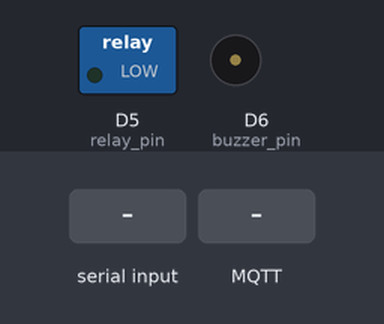
A sketch run on a simulated ESP8266 (Wemos D1 mini). On the bench: switched loads named in the sketch (green lamp = pin HIGH), buzzer (waves = sounding). The inputs (shaded band) are chosen by the test bench. WiFi joins after 1.5 s; servers stay silent unless stated; random numbers use the default seed unless the sketch sets one; no MQTT or app messages arrive unless stated; web services answer with replies made up by the test bench; what the sketch prints to the serial monitor is not drawn.

Above: at 2.7 s.
2.8 s: "5\n" received over the second serial link
At 4.74 s:
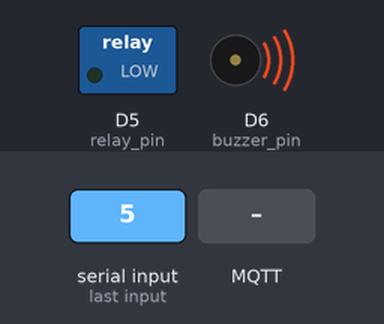
5.8 s: MQTT message "Remote" arrives on the first subscribed topic
At 9.1 s:
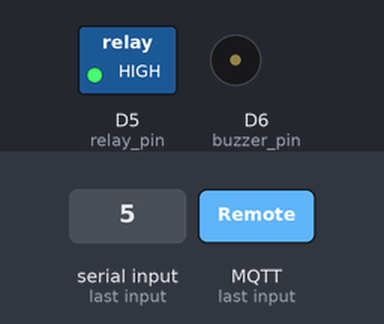
Timing chart, 0 to 13.8 s (numbered marks = the images above; inputs shaded):
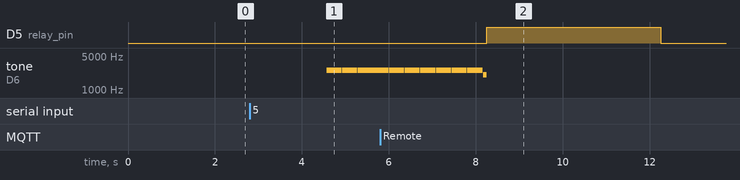

The sketch:

wemos.ino
```cpp
#include <ESP8266WiFi.h>
#include <PubSubClient.h>
#include <SoftwareSerial.h>

SoftwareSerial mySerial(D3, D4);  // RX, TX

const char* ssid = "Shiphuu";
const char* password = "211103sphu";
char receivedChar = '0';

//pin
int relay_pin = 14;   //D5
int buzzer_pin = 12;  //D6

//***Set server***
const char* mqttServer = "broker.hivemq.com";
int port = 1883;

WiFiClient wifiClient;
PubSubClient mqttClient(wifiClient);

const char* host = "maker.ifttt.com";
const char* request_sos = "/trigger/sos/with/key/dziiS-eaWT58pIL2qhbB4n";

void sendRequest() {
  WiFiClient client;
  while (!client.connect(host, 80)) {
    Serial.println("connection fail");
    delay(1000);
  }
  client.print(String("GET ") + request_sos + " HTTP/1.1\r\n"
               + "Host: " + host + "\r\n"
               + "Connection: close\r\n\r\n");
  delay(500);

  while (client.available()) {
    String line = client.readStringUntil('\r');
    Serial.print(line);
  }
}


// Connect Wifi
void wifiConnect() {
  WiFi.begin(ssid, password);
  // Waiting until the connection is successful
  while (WiFi.status() != WL_CONNECTED) {
    delay(500);
    Serial.print(".");
  }
  Serial.println("");
  Serial.println("Wifi Connected!");
  mySerial.print("Wifi");
}

// Connect  MQTT
void mqttConnect() {
  while (!mqttClient.connected()) {
    Serial.println("Attemping MQTT connection...");
    String clientId = "ESP8266Client-";
    clientId += String(random(0xffff), HEX);
    if (mqttClient.connect(clientId.c_str())) {
      Serial.println("Connected");
      //***Subscribe all topic you need***
      mqttClient.subscribe("04_Dynamic_pass");
      mqttClient.subscribe("04_login_remote");

      String pass = "1234";
      mqttClient.publish("04_admin_password", pass.c_str());
    } else {
      Serial.println("try again in 5 seconds");
      delay(5000);
    }
  }
}

//MQTT Receiver
void callback(char* topic, byte* message, unsigned int length) {
  Serial.println(topic);
  String strMsg;
  for (int i = 0; i < length; i++) {
    strMsg += (char)message[i];
  }
  if (strMsg == "Remote") {  // unlock by remote
    mySerial.print("Remote");
    soundCorrect(buzzer_pin);
    digitalWrite(relay_pin, HIGH);
    delay(4000);
    digitalWrite(relay_pin, LOW);
  } else {  // dynamic pass
    mySerial.print(strMsg);
    Serial.print(strMsg);
  }
}

void setup() {
  Serial.begin(115200);
  pinMode(relay_pin, OUTPUT);
  pinMode(buzzer_pin, OUTPUT);
  mySerial.begin(9600);
  // We start by connecting to a Wifi network
  Serial.println();
  Serial.print("Connecting to WiFi");
  wifiConnect();

  // MQTT
  mqttClient.setServer(mqttServer, port);
  mqttClient.setCallback(callback);
  mqttClient.setKeepAlive(90);
}

void soundCorrect(int pin) {
  tone(pin, 2048);
  delay(90);
  noTone(pin);
}

void soundWrong(int pin) {
  tone(pin, 400);
  delay(100);
  noTone(pin);
}

void soundSOS(int pin) {
  for (int i = 0; i < 10; i++) {
    tone(pin, 2548);
    delay(350);
    noTone(pin);
    delay(10);
  }
}

void handle_serial(char receivedChar) {
  if (receivedChar == '7') {  // button
    digitalWrite(relay_pin, HIGH);
    delay(4000);
    digitalWrite(relay_pin, LOW);
  } else if (receivedChar == '1') {  // keypad
    soundCorrect(buzzer_pin);
    digitalWrite(relay_pin, HIGH);
    while (true) {
      if (mySerial.available()) {
        String receivedString = mySerial.readString();
        mqttClient.publish("04_Keypad", receivedString.c_str());
        Serial.print(receivedString);
        break;
      }
    }
    delay(4000);
    digitalWrite(relay_pin, LOW);
  } else if (receivedChar == '2') {  // fingerprint
    soundCorrect(buzzer_pin);
    digitalWrite(relay_pin, HIGH);
    while (true) {
      if (mySerial.available()) {
        String receivedString = mySerial.readString();
        mqttClient.publish("04_Fingerprint", receivedString.c_str());
        Serial.print(receivedString);
        break;
      }
    }
    delay(4000);
    digitalWrite(relay_pin, LOW);
  } else if (receivedChar == '3') {  // dynamic pass
    soundCorrect(buzzer_pin);
    digitalWrite(relay_pin, HIGH);
    String data = "1";
    mqttClient.publish("04_Dynamic_password", data.c_str());
    delay(4000);
    digitalWrite(relay_pin, LOW);
  } else if (receivedChar == '4') {  // sai mk
    soundWrong(buzzer_pin);
  } else if (receivedChar == '5') {  // sai mk 5 lan
    sendRequest();
    soundSOS(buzzer_pin);
  } else if (receivedChar == '6') {  // truyen admin pass
    while (true) {
      if (mySerial.available()) {
        String receivedString = mySerial.readString();
        mqttClient.publish("04_admin_password", receivedString.c_str());
        break;
      }
    }
  }
}

void loop() {
  if (!mqttClient.connected()) {
    mqttConnect();
  }
  mqttClient.loop();
  if (mySerial.available()) {
    receivedChar = mySerial.read();  // Đọc dữ liệu gửi từ uno
    handle_serial(receivedChar);
    receivedChar = '0';
  }
}
```

Measured:
- after the input at 2.8 s, tone on D6 (buzzer_pin): alternates 2548 Hz for 0.35 s and silent for 0.01 s, starting after 1.8 s
- after the input at 5.8 s, D5 (relay_pin): LOW → HIGH after 2.5 s, → LOW 4.0 s later
